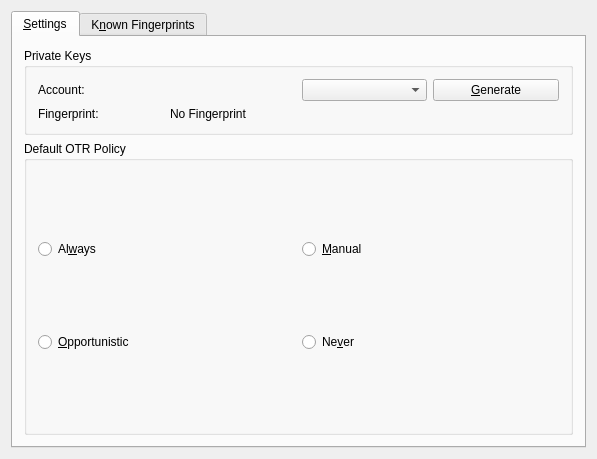
<ui version="4.0" >
 <class>OTRPrefsUI</class>
 <widget class="QWidget" name="OTRPrefsUI" >
  <property name="geometry" >
   <rect>
    <x>0</x>
    <y>0</y>
    <width>597</width>
    <height>459</height>
   </rect>
  </property>
  <property name="windowTitle" >
   <string>OTR Plugin Preferences</string>
  </property>
  <layout class="QGridLayout" >
   <item row="0" column="0" >
    <widget class="QTabWidget" name="twSettings" >
     <property name="currentIndex" >
      <number>0</number>
     </property>
     <widget class="QWidget" name="settings" >
      <attribute name="title" >
       <string>&amp;Settings</string>
      </attribute>
      <layout class="QGridLayout" >
       <item row="0" column="0" >
        <widget class="QGroupBox" name="groupBox1" >
         <property name="sizePolicy" >
          <sizepolicy vsizetype="Fixed" hsizetype="Expanding" >
           <horstretch>0</horstretch>
           <verstretch>0</verstretch>
          </sizepolicy>
         </property>
         <property name="title" >
          <string>Private Keys</string>
         </property>
         <layout class="QGridLayout" >
          <item row="0" column="0" colspan="2" >
           <widget class="QLabel" name="textLabel2" >
            <property name="text" >
             <string>Account:</string>
            </property>
            <property name="wordWrap" >
             <bool>false</bool>
            </property>
           </widget>
          </item>
          <item row="0" column="2" >
           <widget class="QComboBox" name="cbKeys" >
            <property name="maximumSize" >
             <size>
              <width>400</width>
              <height>32767</height>
             </size>
            </property>
           </widget>
          </item>
          <item row="0" column="3" >
           <widget class="QPushButton" name="btGenFingerprint" >
            <property name="text" >
             <string>&amp;Generate</string>
            </property>
           </widget>
          </item>
          <item row="1" column="0" >
           <widget class="QLabel" name="label" >
            <property name="text" >
             <string>Fingerprint:</string>
            </property>
           </widget>
          </item>
          <item row="1" column="1" colspan="3" >
           <widget class="QLabel" name="tlFingerprint" >
            <property name="frameShape" >
             <enum>QFrame::NoFrame</enum>
            </property>
            <property name="text" >
             <string>No Fingerprint</string>
            </property>
            <property name="alignment" >
             <set>Qt::AlignVCenter</set>
            </property>
            <property name="wordWrap" >
             <bool>false</bool>
            </property>
           </widget>
          </item>
         </layout>
        </widget>
       </item>
       <item row="1" column="0" >
        <widget class="QGroupBox" name="gbPolicy" >
         <property name="title" >
          <string>Default OTR Policy</string>
         </property>
         <layout class="QGridLayout" >
          <item row="0" column="0" >
           <widget class="QRadioButton" name="kcfg_rbAlways" >
            <property name="toolTip" >
             <string>Always encrypt messages</string>
            </property>
            <property name="text" >
             <string>Al&amp;ways</string>
            </property>
            <property name="checked" >
             <bool>false</bool>
            </property>
           </widget>
          </item>
          <item row="0" column="1" >
           <widget class="QRadioButton" name="kcfg_rbManual" >
            <property name="toolTip" >
             <string>Encrypt messages if the other side requests an OTR connection</string>
            </property>
            <property name="text" >
             <string>&amp;Manual</string>
            </property>
            <property name="checked" >
             <bool>false</bool>
            </property>
           </widget>
          </item>
          <item row="1" column="0" >
           <widget class="QRadioButton" name="kcfg_rbOpportunistic" >
            <property name="toolTip" >
             <string>Encrypt messages automatically if the other side supports OTR</string>
            </property>
            <property name="text" >
             <string>&amp;Opportunistic</string>
            </property>
           </widget>
          </item>
          <item row="1" column="1" >
           <widget class="QRadioButton" name="kcfg_rbNever" >
            <property name="toolTip" >
             <string>Never encrypt messages</string>
            </property>
            <property name="text" >
             <string>Ne&amp;ver</string>
            </property>
           </widget>
          </item>
         </layout>
        </widget>
       </item>
      </layout>
     </widget>
     <widget class="QWidget" name="fingerprints" >
      <attribute name="title" >
       <string>K&amp;nown Fingerprints</string>
      </attribute>
      <layout class="QGridLayout" >
       <item row="0" column="0" colspan="2" >
        <widget class="QTableWidget" name="tbFingerprints" >
         <property name="focusPolicy" >
          <enum>Qt::WheelFocus</enum>
         </property>
         <property name="selectionBehavior" >
          <enum>QAbstractItemView::SelectRows</enum>
         </property>
         <property name="columnCount" >
          <number>5</number>
         </property>
         <column>
          <property name="text" >
           <string>Contact ID</string>
          </property>
         </column>
         <column>
          <property name="text" >
           <string>Status</string>
          </property>
         </column>
         <column>
          <property name="text" >
           <string>Veryfied</string>
          </property>
         </column>
         <column>
          <property name="text" >
           <string>Fingerprint</string>
          </property>
         </column>
         <column>
          <property name="text" >
           <string>Protocol</string>
          </property>
         </column>
        </widget>
       </item>
       <item row="1" column="0" >
        <widget class="QPushButton" name="btVerify" >
         <property name="enabled" >
          <bool>true</bool>
         </property>
         <property name="text" >
          <string>&amp;Verify Fingerprint</string>
         </property>
        </widget>
       </item>
       <item row="1" column="1" >
        <widget class="QPushButton" name="btForget" >
         <property name="enabled" >
          <bool>false</bool>
         </property>
         <property name="text" >
          <string>F&amp;orget Fingerprint</string>
         </property>
        </widget>
       </item>
      </layout>
     </widget>
    </widget>
   </item>
  </layout>
 </widget>
 <layoutdefault spacing="6" margin="11" />
 <pixmapfunction>qPixmapFromMimeSource</pixmapfunction>
 <resources/>
 <connections/>
</ui>
